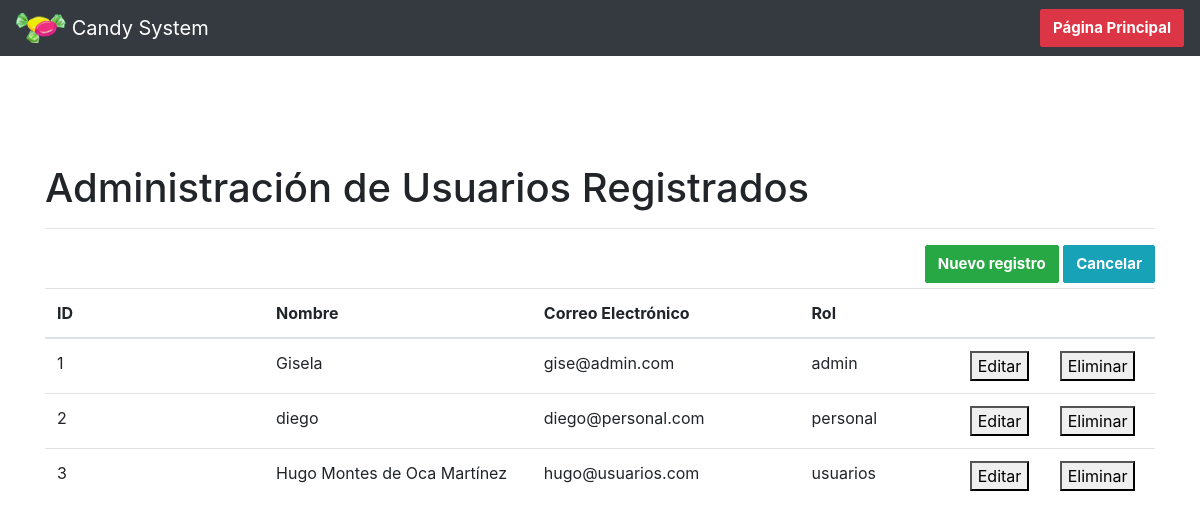
The page /admin/CRUD/index.php on the database its author committed.
### tables this page shows
CREATE TABLE mainlogin (
  id BIGINT UNSIGNED AUTO_INCREMENT PRIMARY KEY,
  username varchar(50) NOT NULL,
  email varchar(50) NOT NULL,
  password varchar(20) NOT NULL,
  role varchar(50) NOT NULL
);

### admin/CRUD/index.php (the view, shortened to what this page needs)
<?php include('BDconect.php');?>
<!doctype html>
<html lang="es">
<head>
<link href="dist/css/bootstrap.min.css" rel="stylesheet">
<link href="assets/sticky-footer-navbar.css" rel="stylesheet">
<nav class="navbar navbar-dark bg-dark">
<a class="navbar-brand" href="../admin_portada.php">
    <img src="./Caramelos_Header.png" width="50" height="30" class="d-inline-block align-top" alt="">
    Candy System
    <a href="../admin_portada.php"><button type="button" class="btn btn-danger">Página Principal</button></a>
  </a>
</nav>
</head>
<body>
<div class="container">
  <h1 class="mt-5">Administración de Usuarios Registrados</h1>
  <hr>
  <div class="row">
    <div class="col-12 col-md-12">
<div style="float:right; margin-bottom:5px;">
<form action="" method="post"><button class="btn btn-success" name="formInsertar">Nuevo registro</button>  <a href="index.php"><button type="button" class="btn btn-info">Cancelar</button></a></form></div>
<div class="table-responsive">
<table class="table ">
<thead class="">
    <th width="18%">ID</th>
    <th width="22%">Nombre</th>
    <th width="22%">Correo Electrónico</th>
    <th width="13%">Rol</th>
    <th width="13%" colspan="2"></th>
</thead>
<tbody>
<?php
$sql = "SELECT * FROM mainlogin";
$query = $connect -> prepare($sql);
$query -> execute();
$results = $query -> fetchAll(PDO::FETCH_OBJ);
if($query -> rowCount() > 0)   {
foreach($results as $result) {
echo "<tr>
<td>".$result -> id."</td>
<td>".$result -> username."</td>
<td>".$result -> email."</td>
<td>".$result -> role."</td>
<td>
<form method='POST' action='".$_SERVER['PHP_SELF']."'>
<input type='hidden' name='id' value='".$result -> id."'>
<button name='editar'>Editar</button>
</form>
</td>
<td>
<form  onsubmit=\"return confirm('Realmente desea eliminar el registro?');\" method='POST' action='".$_SERVER['PHP_SELF']."'>
<input type='hidden' name='id' value='".$result -> id."'>
<button name='eliminar'>Eliminar</button>
</form>
</td>
</tr>";
   }
 }
?>
</tbody>
</table>
</div>
   </div>
  </div>
    </div>
</body>
</html>

### admin/CRUD/assets/sticky-footer-navbar.css (style rules this page uses)
html { position: relative; min-height: 100%; }
body { margin-bottom: 60px; }
body > .container { padding: 60px 15px 0; }

### admin/CRUD/index.php (style rules this page uses)
.form-control, .btn { min-height: 38px; border-radius: 2px; }
.btn { font-size: 15px; font-weight: bold; }

### rows shown on the page
mainlogin: id "1", username "Gisela", email "gise@admin.com", role "admin"
mainlogin: id "2", username "diego", email "diego@personal.com", role "personal"
mainlogin: id "3", username "Hugo Montes de Oca Martínez", email "hugo@usuarios.com", role "usuarios"
